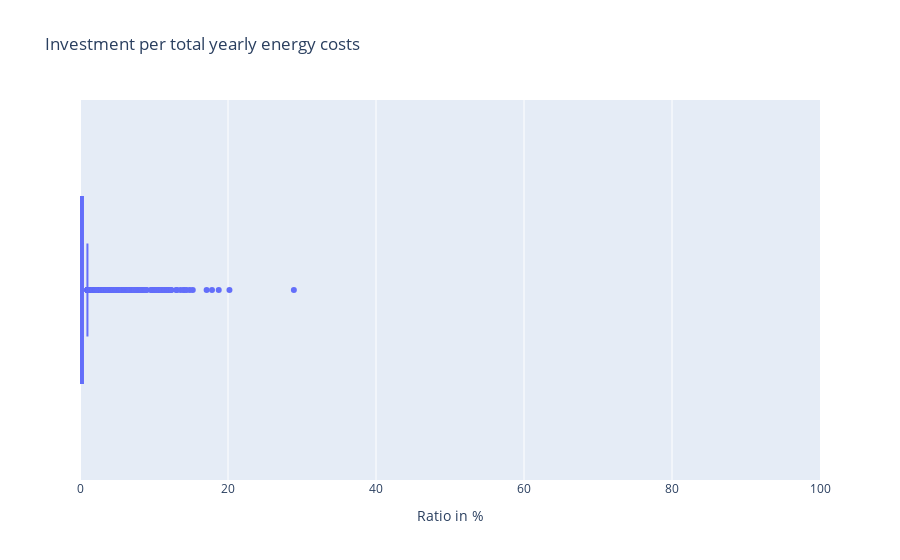

Notebook code cell kept with this figure:
### Code cell
fig_df = storage.copy() * 100
fig = px.box(fig_df, "invest_per_tac", title="Investment per total yearly energy costs")
fig.update_xaxes(range=[0, 100], title="Ratio in %")

### Figure 1 — Plotly figure (JSON) as saved in the notebook; plotly's stock layout.template omitted (floating-point values rounded to 4 significant figures; data arrays with more than 128 entries replaced by an {"elided": "..."} marker saying what was removed)
{"data": [{"alignmentgroup": "True", "hovertemplate": "invest_per_tac=%{x}<extra></extra>", "legendgroup": "", "marker": {"color": "#636efa"}, "name": "", "notched": false, "offsetgroup": "", "orientation": "h", "showlegend": false, "type": "box", "x": {"elided": "3644 float values"}, "x0": " ", "xaxis": "x", "y0": " ", "yaxis": "y"}], "layout": {"boxmode": "group", "legend": {"tracegroupgap": 0}, "title": {"text": "Investment per total yearly energy costs"}, "xaxis": {"anchor": "y", "domain": [0, 1], "range": [0, 100], "title": {"text": "Ratio in %"}}, "yaxis": {"anchor": "x", "domain": [0, 1]}}}
